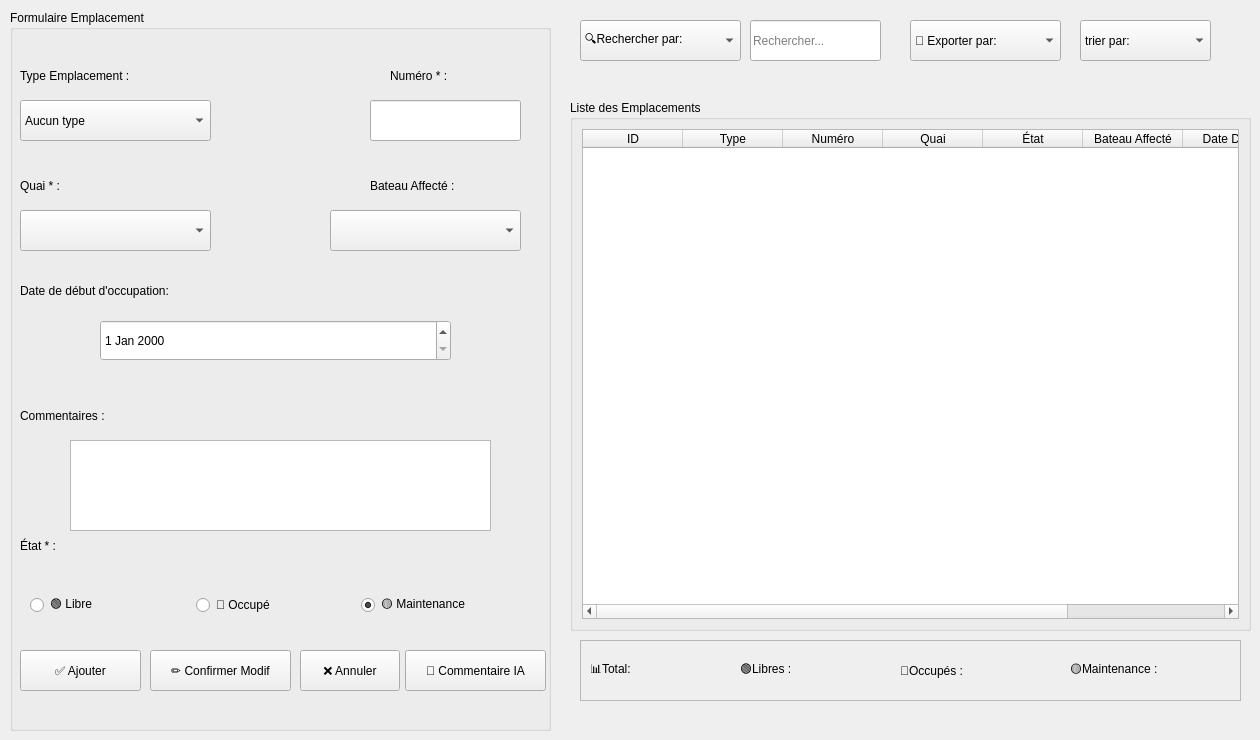
      <widget class="QWidget" name="tab">
       <attribute name="title">
        <string>Accueil</string>
       </attribute>
       <widget class="QFrame" name="frame">
        <property name="geometry">
         <rect>
          <x>580</x>
          <y>640</y>
          <width>661</width>
          <height>61</height>
         </rect>
        </property>
        <property name="frameShape">
         <enum>QFrame::Shape::StyledPanel</enum>
        </property>
        <property name="frameShadow">
         <enum>QFrame::Shadow::Raised</enum>
        </property>
        <widget class="QLabel" name="label_25">
         <property name="geometry">
          <rect>
           <x>10</x>
           <y>10</y>
           <width>131</width>
           <height>41</height>
          </rect>
         </property>
         <property name="text">
          <string>📊Total:</string>
         </property>
        </widget>
        <widget class="QLabel" name="label_26">
         <property name="geometry">
          <rect>
           <x>160</x>
           <y>10</y>
           <width>141</width>
           <height>41</height>
          </rect>
         </property>
         <property name="text">
          <string>🟢Libres :</string>
         </property>
        </widget>
        <widget class="QLabel" name="label_27">
         <property name="geometry">
          <rect>
           <x>320</x>
           <y>10</y>
           <width>151</width>
           <height>41</height>
          </rect>
         </property>
         <property name="text">
          <string>🔴Occupés :</string>
         </property>
        </widget>
        <widget class="QLabel" name="label_28">
         <property name="geometry">
          <rect>
           <x>490</x>
           <y>10</y>
           <width>191</width>
           <height>41</height>
          </rect>
         </property>
         <property name="text">
          <string>🟡Maintenance :</string>
         </property>
        </widget>
       </widget>
       <widget class="QGroupBox" name="groupBox_2">
        <property name="geometry">
         <rect>
          <x>570</x>
          <y>100</y>
          <width>681</width>
          <height>531</height>
         </rect>
        </property>
        <property name="title">
         <string>Liste des Emplacements</string>
        </property>
        <layout class="QVBoxLayout" name="verticalLayout_3">
         <item>
          <widget class="QTableWidget" name="tableWidget_3">
           <property name="editTriggers">
            <set>QAbstractItemView::EditTrigger::NoEditTriggers</set>
           </property>
           <property name="alternatingRowColors">
            <bool>true</bool>
           </property>
           <property name="selectionMode">
            <enum>QAbstractItemView::SelectionMode::SingleSelection</enum>
           </property>
           <property name="selectionBehavior">
            <enum>QAbstractItemView::SelectionBehavior::SelectRows</enum>
           </property>
           <property name="sortingEnabled">
            <bool>true</bool>
           </property>
           <column>
            <property name="text">
             <string>ID</string>
            </property>
           </column>
           <column>
            <property name="text">
             <string>Type</string>
            </property>
           </column>
           <column>
            <property name="text">
             <string>Numéro</string>
            </property>
           </column>
           <column>
            <property name="text">
             <string>Quai</string>
            </property>
           </column>
           <column>
            <property name="text">
             <string>État</string>
            </property>
           </column>
           <column>
            <property name="text">
             <string>Bateau Affecté</string>
            </property>
           </column>
           <column>
            <property name="text">
             <string>Date Début</string>
            </property>
           </column>
           <column>
            <property name="text">
             <string>Action</string>
            </property>
           </column>
          </widget>
         </item>
        </layout>
       </widget>
       <widget class="QGroupBox" name="groupBox">
        <property name="geometry">
         <rect>
          <x>10</x>
          <y>10</y>
          <width>541</width>
          <height>721</height>
         </rect>
        </property>
        <property name="title">
         <string>Formulaire Emplacement</string>
        </property>
        <widget class="QLabel" name="label_20">
         <property name="geometry">
          <rect>
           <x>10</x>
           <y>50</y>
           <width>161</width>
           <height>31</height>
          </rect>
         </property>
         <property name="text">
          <string>Type Emplacement :</string>
         </property>
        </widget>
        <widget class="QComboBox" name="comboBox_13">
         <property name="geometry">
          <rect>
           <x>10</x>
           <y>90</y>
           <width>191</width>
           <height>41</height>
          </rect>
         </property>
         <item>
          <property name="text">
           <string>Aucun type</string>
          </property>
         </item>
         <item>
          <property name="text">
           <string>Pêche artisanale</string>
          </property>
         </item>
         <item>
          <property name="text">
           <string>Commerce</string>
          </property>
         </item>
         <item>
          <property name="text">
           <string>Plaisance légère</string>
          </property>
         </item>
         <item>
          <property name="text">
           <string>Plaisance lourde</string>
          </property>
         </item>
         <item>
          <property name="text">
           <string>Mixte pêche-transport</string>
          </property>
         </item>
         <item>
          <property name="text">
           <string>Spécial Maintenance</string>
          </property>
         </item>
         <item>
          <property name="text">
           <string>Urgence</string>
          </property>
         </item>
        </widget>
        <widget class="QLabel" name="label_21">
         <property name="geometry">
          <rect>
           <x>380</x>
           <y>50</y>
           <width>161</width>
           <height>31</height>
          </rect>
         </property>
         <property name="text">
          <string>Numéro * :</string>
         </property>
        </widget>
        <widget class="QLineEdit" name="lineEdit_2">
         <property name="geometry">
          <rect>
           <x>360</x>
           <y>90</y>
           <width>151</width>
           <height>41</height>
          </rect>
         </property>
        </widget>
        <widget class="QLabel" name="label_3">
         <property name="geometry">
          <rect>
           <x>360</x>
           <y>140</y>
           <width>141</width>
           <height>20</height>
          </rect>
         </property>
         <property name="text">
          <string/>
         </property>
        </widget>
        <widget class="QLabel" name="label_22">
         <property name="geometry">
          <rect>
           <x>10</x>
           <y>150</y>
           <width>81</width>
           <height>51</height>
          </rect>
         </property>
         <property name="text">
          <string>Quai * :</string>
         </property>
        </widget>
        <widget class="QComboBox" name="comboBox_7">
         <property name="geometry">
          <rect>
           <x>10</x>
           <y>200</y>
           <width>191</width>
           <height>41</height>
          </rect>
         </property>
        </widget>
        <widget class="QLabel" name="label_23">
         <property name="geometry">
          <rect>
           <x>360</x>
           <y>150</y>
           <width>151</width>
           <height>51</height>
          </rect>
         </property>
         <property name="text">
          <string>Bateau Affecté :</string>
         </property>
        </widget>
        <widget class="QComboBox" name="comboBox_8">
         <property name="geometry">
          <rect>
           <x>320</x>
           <y>200</y>
           <width>191</width>
           <height>41</height>
          </rect>
         </property>
        </widget>
        <widget class="QLabel" name="label_30">
         <property name="geometry">
          <rect>
           <x>10</x>
           <y>260</y>
           <width>211</width>
           <height>41</height>
          </rect>
         </property>
         <property name="text">
          <string>Date de début d'occupation:</string>
         </property>
        </widget>
        <widget class="QDateEdit" name="dateEdit_2">
         <property name="geometry">
          <rect>
           <x>90</x>
           <y>310</y>
           <width>351</width>
           <height>41</height>
          </rect>
         </property>
        </widget>
        <widget class="QLabel" name="label_4">
         <property name="geometry">
          <rect>
           <x>100</x>
           <y>360</y>
           <width>341</width>
           <height>20</height>
          </rect>
         </property>
         <property name="text">
          <string/>
         </property>
        </widget>
        <widget class="QLabel" name="label_31">
         <property name="geometry">
          <rect>
           <x>10</x>
           <y>380</y>
           <width>151</width>
           <height>51</height>
          </rect>
         </property>
         <property name="text">
          <string>Commentaires :</string>
         </property>
        </widget>
        <widget class="QTextEdit" name="textEdit">
         <property name="geometry">
          <rect>
           <x>60</x>
           <y>430</y>
           <width>421</width>
           <height>91</height>
          </rect>
         </property>
        </widget>
        <widget class="QLabel" name="label_24">
         <property name="geometry">
          <rect>
           <x>10</x>
           <y>510</y>
           <width>81</width>
           <height>51</height>
          </rect>
         </property>
         <property name="text">
          <string>État * :</string>
         </property>
        </widget>
        <widget class="QWidget" name="horizontalLayoutWidget_4">
         <property name="geometry">
          <rect>
           <x>20</x>
           <y>560</y>
           <width>491</width>
           <height>71</height>
          </rect>
         </property>
         <layout class="QHBoxLayout" name="horizontalLayout_7">
          <item>
           <widget class="QRadioButton" name="radioButton_8">
            <property name="text">
             <string>🟢 Libre</string>
            </property>
            <property name="checked">
             <bool>false</bool>
            </property>
           </widget>
          </item>
          <item>
           <widget class="QRadioButton" name="radioButton_9">
            <property name="text">
             <string>🔴 Occupé</string>
            </property>
           </widget>
          </item>
          <item>
           <widget class="QRadioButton" name="radioButton_10">
            <property name="text">
             <string>🟡 Maintenance</string>
            </property>
            <property name="checked">
             <bool>true</bool>
            </property>
           </widget>
          </item>
         </layout>
        </widget>
        <widget class="QPushButton" name="pushButton_14">
         <property name="geometry">
          <rect>
           <x>10</x>
           <y>640</y>
           <width>121</width>
           <height>41</height>
          </rect>
         </property>
         <property name="text">
          <string>✅ Ajouter</string>
         </property>
        </widget>
        <widget class="QPushButton" name="pushButton_15">
         <property name="geometry">
          <rect>
           <x>140</x>
           <y>640</y>
           <width>141</width>
           <height>41</height>
          </rect>
         </property>
         <property name="text">
          <string>✏️ Confirmer Modif</string>
         </property>
        </widget>
        <widget class="QPushButton" name="pushButton_16">
         <property name="geometry">
          <rect>
           <x>290</x>
           <y>640</y>
           <width>100</width>
           <height>41</height>
          </rect>
         </property>
         <property name="text">
          <string>❌ Annuler</string>
         </property>
        </widget>
        <widget class="QPushButton" name="pushButton_17">
         <property name="geometry">
          <rect>
           <x>395</x>
           <y>640</y>
           <width>141</width>
           <height>41</height>
          </rect>
         </property>
         <property name="text">
          <string>🤖 Commentaire IA</string>
         </property>
        </widget>
       </widget>
       <widget class="QComboBox" name="comboBox_9">
        <property name="geometry">
         <rect>
          <x>580</x>
          <y>20</y>
          <width>161</width>
          <height>41</height>
         </rect>
        </property>
        <item>
         <property name="text">
          <string>🔍Rechercher par:</string>
         </property>
        </item>
        <item>
         <property name="text">
          <string>type</string>
         </property>
        </item>
        <item>
         <property name="text">
          <string>id</string>
         </property>
        </item>
        <item>
         <property name="text">
          <string>etat</string>
         </property>
        </item>
        <item>
         <property name="text">
          <string>numéro</string>
         </property>
        </item>
        <item>
         <property name="text">
          <string>Durée</string>
         </property>
        </item>
       </widget>
       <widget class="QLineEdit" name="lineEdit_3">
        <property name="geometry">
         <rect>
          <x>750</x>
          <y>20</y>
          <width>131</width>
          <height>41</height>
         </rect>
        </property>
        <property name="placeholderText">
         <string>Rechercher...</string>
        </property>
       </widget>
       <widget class="QComboBox" name="comboBox_10">
        <property name="geometry">
         <rect>
          <x>1080</x>
          <y>20</y>
          <width>131</width>
          <height>41</height>
         </rect>
        </property>
        <item>
         <property name="text">
          <string>trier par:</string>
         </property>
        </item>
        <item>
         <property name="text">
          <string>↑ ID</string>
         </property>
        </item>
        <item>
         <property name="text">
          <string>↓ ID</string>
         </property>
        </item>
        <item>
         <property name="text">
          <string>↑ État</string>
         </property>
        </item>
        <item>
         <property name="text">
          <string>↓ État</string>
         </property>
        </item>
        <item>
         <property name="text">
          <string>↑ Bateau affecté</string>
         </property>
        </item>
        <item>
         <property name="text">
          <string>↓ Bateau affecté</string>
         </property>
        </item>
       </widget>
       <widget class="QComboBox" name="comboBox_12">
        <property name="geometry">
         <rect>
          <x>910</x>
          <y>20</y>
          <width>151</width>
          <height>41</height>
         </rect>
        </property>
        <item>
         <property name="text">
          <string>📄 Exporter par:</string>
         </property>
        </item>
        <item>
         <property name="text">
          <string>PDF</string>
         </property>
        </item>
        <item>
         <property name="text">
          <string>Excel</string>
         </property>
        </item>
       </widget>
      </widget>
